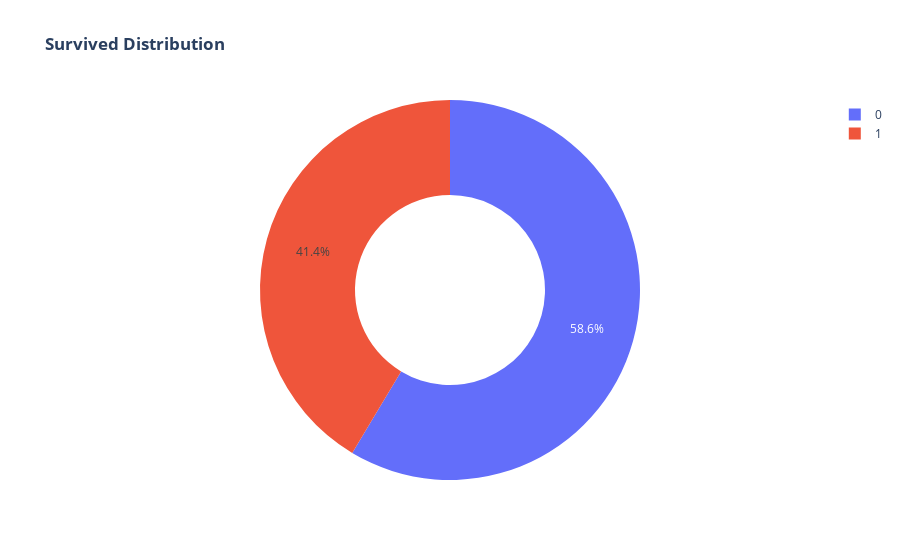

The code cell stored with this chart in its notebook:
### Code cell
px.pie(
    df,
    names='Survived',
    title='<b>Survived Distribution</b>',
    #color_discrete_sequence=px.colors.qualitative.Pastel,hole=0.5)
    color_discrete_map={'0':'red','1':'green'},
    category_orders={'Survived':['1','0']},
    hole=0.5)

### Figure 1 — Plotly figure (JSON) as saved in the notebook; plotly's stock layout.template omitted (floating-point values rounded to 4 significant figures; data arrays with more than 128 entries replaced by an {"elided": "..."} marker saying what was removed)
{"data": [{"direction": "clockwise", "domain": {"x": [0, 1], "y": [0, 1]}, "hole": 0.5, "hovertemplate": "Survived=%{label}<extra></extra>", "labels": {"elided": "773 int values"}, "legendgroup": "", "name": "", "showlegend": true, "sort": false, "type": "pie"}], "layout": {"legend": {"tracegroupgap": 0}, "title": {"text": "<b>Survived Distribution</b>"}}}
